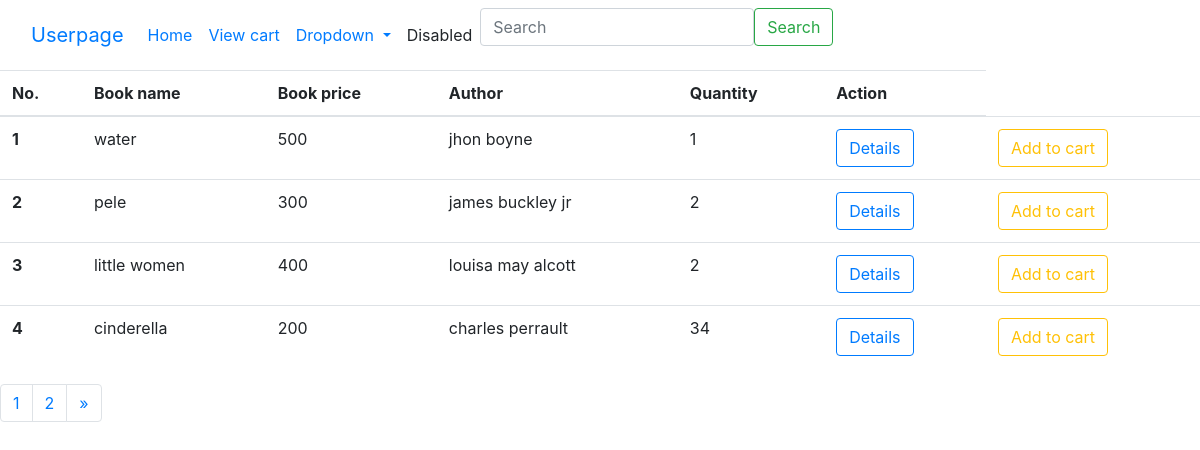
The page /user/ on the database its author committed.
### bookapp/models.py (models this page shows, shortened)
class Book(models.Model):
    title=models.CharField(max_length=200,null=True)
    price=models.IntegerField(null=True)
    image=models.ImageField(upload_to='book_media')
    quantity =models.IntegerField()
    author=models.ForeignKey(Author, on_delete=models.CASCADE)

class Author(models.Model):
    name=models.CharField(max_length=200,null=True)
    def __str__(self):
        return '{}'.format(self.name)

### userapp/views.py (the view)
# urls.py: path('',views.listBook,name='booklist'),
def listBook(request):
    books = Book.objects.all()
    paginator = Paginator(books, 4)
    page_number = request.GET.get('page')
    try:
        page = paginator.get_page(page_number)
    except EmptyPage:
        page = paginator.page(paginator.num_pages)
    return render(request, 'user/userdetailsview.html', {'books': books, 'page': page})

### templates/user/userdetailsview.html (shortened to what this page needs)
<!doctype >
<html lang="en">
<head>
    <link rel="stylesheet" href="https://cdn.jsdelivr.net/npm/bootstrap@4.3.1/dist/css/bootstrap.min.css">
</head>
<body>
<nav class="navbar navbar-expand-lg bg-body-tertiary">
  <div class="container-fluid">
    <a class="navbar-brand" href="#">Userpage</a>
    <div class="collapse navbar-collapse" id="navbarSupportedContent">
      <ul class="navbar-nav me-auto mb-2 mb-lg-0">
        <li class="nav-item">
          <a class="nav-link active" aria-current="page" href="#">Home</a>
        </li>
        <li class="nav-item">
          <a class="nav-link" href="{% url 'viewcart' %}"> View cart </a>
        </li>
        <li class="nav-item dropdown">
          <a class="nav-link dropdown-toggle" href="#" role="button" data-bs-toggle="dropdown" aria-expanded="false">
            Dropdown
          </a>
        </li>
        <li class="nav-item">
          <a class="nav-link disabled" aria-disabled="true">Disabled</a>
        </li>
      </ul>
      <form class="d-flex" role="search" method="get" action="{% url 'usersearch' %}">
        <input class="form-control me-2" type="search" placeholder="Search" aria-label="Search" name="q">
        <button class="btn btn-outline-success" type="submit">Search</button>
      </form>
    </div>
  </div>
</nav>
<table class="table">
  <thead>
    <tr>
        <th scope="col">No.</th>
      <th scope="col">Book name</th>
      <th scope="col">Book price</th>
      <th scope="col">Author</th>
        <th scope="col">Quantity</th>
      <th scope="col">Action</th>
    </tr>
  </thead>
  <tbody>
        {% for book in page %}
       <tr>
            <th scope="row">{{forloop.counter}}</th>
           <td>{{ book.title }}</td>
           <td>{{ book.price }}</td>
           <td>{{ book.author }}</td>
           <td>{{ book.quantity }}</td>
           <td><a href="{% url 'userdetails' book.id %}" class="btn btn-outline-primary">Details</a></td>
           <td><a href="{% url 'add_to_cart' book.id %}" class="btn btn-outline-warning">Add to cart</a></td>
       </tr>
   {% endfor %}
  </tbody>
</table>
<nav aria-label="Page navigation example">
  <ul class="pagination">
      {% for num in page.paginator.page_range %}
    <li class="page-item {% if page_number == num %}activate{% endif %}">
        <a class="page-link" href="?page={{ num }}">{{ num }}</a>
    </li>
      {% endfor %}
      {% if page.has_next %}
    <li class="page-item">
      <a class="page-link" href="?page={{ page.next_page_number }}" aria-label="Next">
        <span aria-hidden="true">&raquo;</span>
      </a>
    </li>
      {% endif %}
  </ul>
</nav>
</body>
</html>

### rows shown on the page
Book: title "water", price "500", author "jhon boyne", quantity "1"
Book: title "pele", price "300", author "james buckley jr", quantity "2"
Book: title "little women", price "400", author "louisa may alcott", quantity "2"
Book: title "cinderella", price "200", author "charles perrault", quantity "34"

### other values the page prints
{{ num }} "1" "2"
